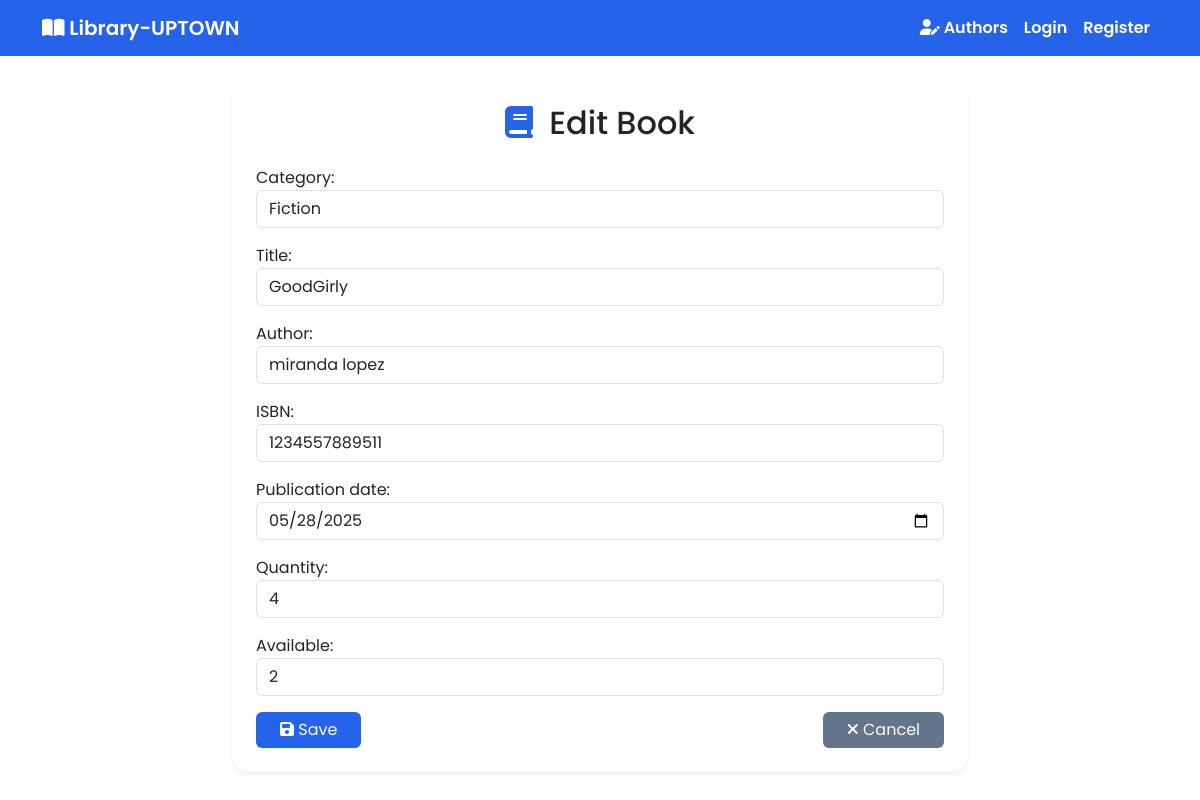
The page /library/books/1/update/ on the database its author committed.
### library/models.py (models this page shows, shortened)
class Book(models.Model):
    CATEGORY_CHOICES = [
        ('FICTION', 'Fiction'),
        ('SCI-FI', 'Science Fiction'),
        ('BIOGRAPHY', 'Biography'),
        ('EDUCATION', 'Education')
    ]
    category = models.CharField(
        max_length=20,
        choices=CATEGORY_CHOICES,
        default='FICTION'
    )
    title = models.CharField(max_length=200)
    author = models.ForeignKey(Author, on_delete=models.CASCADE, related_name='books')
    isbn = models.CharField(
        'ISBN',
        max_length=13,
        unique=True,
        validators=[MinLengthValidator(13)]
    )
    publication_date = models.DateField()
    quantity = models.PositiveIntegerField(default=1)
    available = models.PositiveIntegerField(default=1)
    class Meta:
        ordering = ['title']

### library/views.py (the view)
# urls.py: path('books/<int:pk>/update/', views.BookUpdateView.as_view(), name='book-update'),
class BookUpdateView(UpdateView):
    model = Book
    form_class = BookForm
    template_name = 'library/book_form.html'
    success_url = reverse_lazy('library:book-list')  # Redirect to the book list after saving

### library/forms.py (shortened to what this page needs)
class BookForm(forms.ModelForm):
    class Meta:
        model = Book
        fields = '__all__'
        widgets = {
            'title': forms.TextInput(attrs={'class': 'form-control'}),
            'author': forms.Select(attrs={'class': 'form-control'}),
            'category': forms.Select(attrs={'class': 'form-control'}),
            'isbn': forms.TextInput(attrs={'class': 'form-control'}),
            'publication_date': forms.DateInput(attrs={'type': 'date', 'class': 'form-control'}),
            'quantity': forms.NumberInput(attrs={'class': 'form-control'}),
            'available': forms.NumberInput(attrs={'class': 'form-control'}),
        }

### library/models.py (called while the page is built)
    def __str__(self):
        return f"{self.first_name} {self.last_name}"

### library/templates/library/book_form.html (shortened to what this page needs)
{% extends "base.html" %}
{% block extra_head %}
<link rel="stylesheet" href="https://cdnjs.cloudflare.com/ajax/libs/font-awesome/6.5.0/css/all.min.css">
{% endblock %}
{% block content %}
<div class="row justify-content-center">
    <div class="col-md-8">
        <div class="card shadow-sm border-0">
            <div class="card-body p-4">
                <h2 class="card-title mb-4 text-center">
                    <i class="fa-solid fa-book"></i>
                    {% if object %}Edit{% else %}Add{% endif %} Book
                </h2>
                <form method="post" novalidate>
                    {% for field in form %}
                        <div class="mb-3">
                            {{ field.label_tag }}
                            {{ field }}
                        </div>
                    {% endfor %}
                    <div class="d-flex justify-content-between">
                        <button type="submit" class="btn btn-primary px-4">
                            <i class="fa-solid fa-floppy-disk"></i> Save
                        </button>
                        <a href="{% url 'library:book-list' %}" class="btn btn-secondary px-4">
                            <i class="fa-solid fa-xmark"></i> Cancel
                        </a>
                    </div>
                </form>
            </div>
        </div>
    </div>
</div>
{% endblock %}

### library/templates/base.html (style rules this page uses)
body, .navbar, .card, .table, .form-control, .form-select, .btn { font-family: 'Poppins', Arial, sans-serif; }

### library/templates/library/book_form.html (style rules this page uses)
.card-title i { color: #2563eb; margin-right: 0.5rem; }
.btn-primary { background: #2563eb; border: none; }
.btn-secondary { background: #64748b; border: none; }
.card { border-radius: 1rem; box-shadow: 0 2px 16px rgba(37,99,235,0.08); }
body, .form-control, .form-select, .btn { font-family: 'Poppins', Arial, sans-serif; }

### rows shown on the page
Book: form "Fiction" "GoodGirly" "miranda lopez" "1234557889511" "05/28/2025" "4" "2"

### other values the page prints
{{ field.label_tag }} "Category:" "Title:" "Author:" "ISBN:" "Publication date:" "Quantity:" "Available:"
